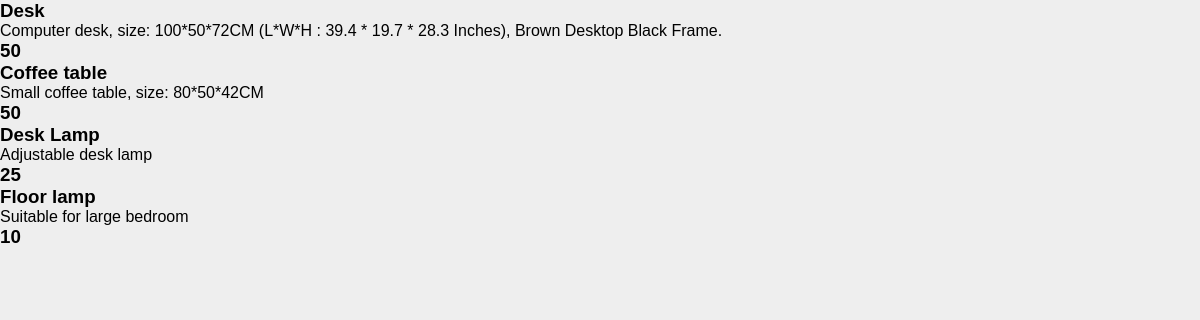
The app's page /furniture.php with its own data.
### tables this page shows
CREATE TABLE `Product` (
  `Product_ID` int(11) NOT NULL,
  `Product_Name` varchar(50) DEFAULT NULL,
  `Seller_ID` int(11) NOT NULL,
  `Product_image` varchar(200) DEFAULT NULL,
  `Price_Sell` double DEFAULT NULL,
  `Price_New` double DEFAULT NULL,
  `Price_Recommend` double DEFAULT NULL,
  `Date_Post` date DEFAULT cast(current_timestamp() as date),
  `Sold_Or_Not` int(11) DEFAULT 0,
  `Category` varchar(50) DEFAULT NULL,
  `Product_Description` varchar(500) DEFAULT NULL
);

### furniture.php (the view, shortened to what this page needs)
<!DOCTYPE html PUBLIC "-//W3C//DTD XHTML 1.0 Transitional//EN" "http://www.w3.org/TR/xhtml1/DTD/xhtml1-transitional.dtd">
<html xmlns="http://www.w3.org/1999/xhtml">
<head>
    <link rel="stylesheet" type="text/css" href="style.css"/>
</head>
</body>
</html>
<?php
    require_once('mysqli_connect.php');
    $raw_results = mysqli_query($dbc, "SELECT * FROM Product
        WHERE (`Category` LIKE '%Furniture%')") or die(mysqli_error());
    if(mysqli_num_rows($raw_results) > 0){
        while($results = mysqli_fetch_array($raw_results)){
            echo "<p><h3>".$results['Product_Name']."</h3>".$results['Product_Description']."<h3>".$results['Price_Sell']."</h3></p>";
        }
    }
    else{
        echo "No results";
    }
?>

### style.css (style rules this page uses)
* { margin: 0; padding: 0; box-sizing: border-box; text-decoration: none; }

### records on screen
product: Product_Name "Desk", Product_Description "Computer desk, size: 100*50*72CM (L*W*H : 39.4 * 19.7 * 28.3 Inches), Brown Desktop Black Frame.", Price_Sell "50"
product: Product_Name "Coffee table", Product_Description "Small coffee table, size: 80*50*42CM", Price_Sell "50"
product: Product_Name "Desk Lamp", Product_Description "Adjustable desk lamp", Price_Sell "25"
product: Product_Name "Floor lamp", Product_Description "Suitable for large bedroom", Price_Sell "10"
